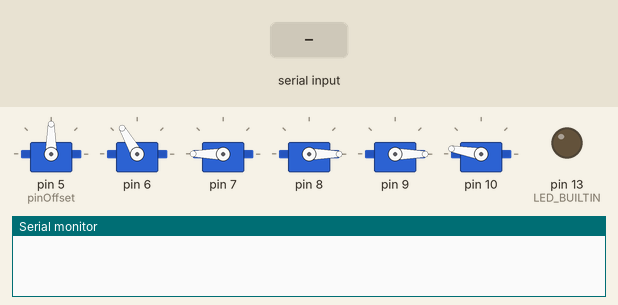
Bench run of a sketch on a simulated Arduino Uno, built with avr-gcc and run on an emulated ATmega328P. On the bench: 6 × servo, output pins drawn as LEDs (lit = HIGH), the last lines printed to the serial monitor. Dashed ring = blinking. The inputs (shaded band) are chosen by the test bench.

Above: at 1.2 s.
1.3 s: "WRITE,1\n" received over Serial
At 1.85 s:
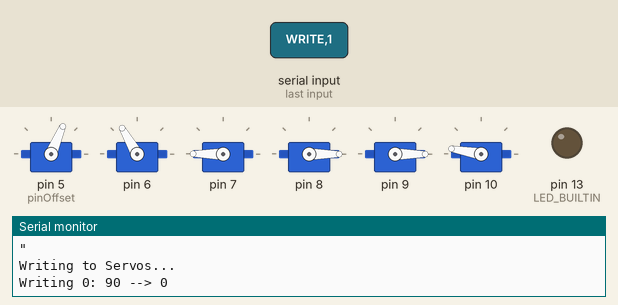
10.3 s: "BLINK" received over Serial
At 13.2 s:
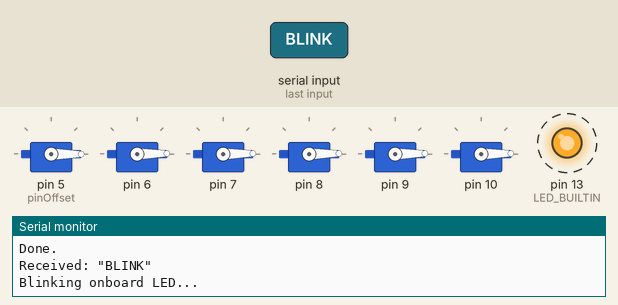
13.3 s: "WRITE" received over Serial
At 16.29 s:
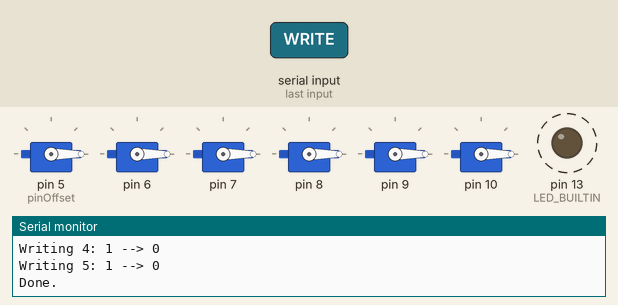
16.3 s: "WRITE,150\n" received over Serial
At 16.89 s:
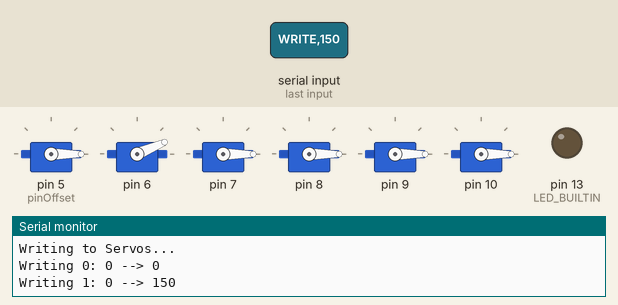
Timing chart, 0 to 25.1 s (numbered marks = the images above; inputs shaded):
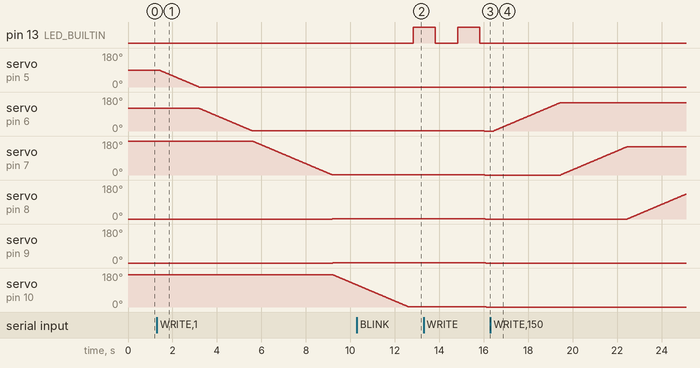

The sketch:

arduino-arm.ino
```cpp
#include <Servo.h>

Servo servos[6];

const int servos_defaultPos[6] = {90, 120, 180, 0, 0, 170};

int servos_savedPos[6];
int servos_currPos[6];
int servos_wishPos[6];

int pinOffset = 5;
int msdelay = 20;

String dataIn = "";

void setup()
{
	pinMode(LED_BUILTIN, OUTPUT);
	pinMode(0, INPUT);
	pinMode(1, OUTPUT);
	Serial.begin(38400);
  Serial.setTimeout(100);
	initServos();
	restorePos(servos_defaultPos);
}

void loop()
{
	// put your main code here, to run repeatedly:
	if (Serial.available() > 0)
	{
		dataIn = Serial.readString();
		Serial.println("Received: \"" + dataIn + "\"");
		if (dataIn == "RESET")
		{
			Serial.println("Resetting Servos...");
			restorePos(servos_defaultPos);
      Serial.println("Done.");
		}
		else if (dataIn.substring(0, 5) == "WRITE")
		{
			Serial.println("Writing to Servos...");
			convertDataToWishPos(dataIn.substring(5));
      moveServos();
      Serial.println("Done.");
		}
		else if (dataIn == "BLINK")
		{
			Serial.println("Blinking onboard LED...");
			digitalWrite(LED_BUILTIN, HIGH);
			delay(1000);
			digitalWrite(LED_BUILTIN, LOW);
			delay(1000);
			digitalWrite(LED_BUILTIN, HIGH);
			delay(1000);
			digitalWrite(LED_BUILTIN, LOW);
      Serial.println("Done.");
		}
	}

	delay(100);
}

void convertDataToWishPos(String data)
{
  String tempStr = data;
  int savedIndex = 0;

  for (int i = 0; i < sizeof(servos_wishPos)/sizeof(servos_wishPos[0]); i++)
  {
    String chunk_before = tempStr.substring(savedIndex);
    tempStr = chunk_before;
    savedIndex = chunk_before.indexOf(",")+1;
    String chunk_after = chunk_before.substring(0, chunk_after.length()+2);
    servos_wishPos[i] = chunk_after.toInt();
  }
}

void moveServos()
{
  for (int i = 0; i < sizeof(servos)/sizeof(servos[0]); i++)
  {
    Serial.println("Writing " + String(i) + ": " + String(servos_currPos[i]) + " --> " + String(servos_wishPos[i]));

    int dir = servos_currPos[i] - servos_wishPos[i]> 0 ? -1 : 1;
    while (servos_currPos[i] != servos_wishPos[i])
    {
      servos_currPos[i] += dir;
      servos[i].write(servos_currPos[i]);
      delay(msdelay);
    }
  }
}

void initServos()
{
	int currentPin = pinOffset;

	for (int i = 0; i < sizeof(servos) / sizeof(servos[0]); i++)
	{
		servos[i].attach(currentPin);
		currentPin++;
	}
}

void restorePos(int posArr[])
{
	for (int i = 0; i < sizeof(servos) / sizeof(servos[0]); i++)
	{
		servos[i].write(posArr[i]);
		servos_currPos[i] = posArr[i];
	}
}
```

Measured:
- after the input at 1.3 s, servo on pin 5 (pinOffset): moves from 90° to 0° over 1.8 s, starting after 0.10 s; servo on pin 6: moves from 120° to 1° over 2.4 s, starting after 1.9 s
- after the input at 10.3 s, pin 13 (LED_BUILTIN): LOW → HIGH after 2.5 s
- after the input at 13.3 s, servo on pin 6: 1° → 0° after 2.7 s; servo on pin 7–10: 1° → 0° after 2.8 s
- after the input at 16.3 s, servo on pin 6: moves from 0° to 150° over 3.0 s, starting after 0.14 s; servo on pin 7: moves from 0° to 150° over 3.0 s, starting after 3.2 s; servo on pin 8: moves from 0° to 132° over 2.6 s, starting after 6.2 s
